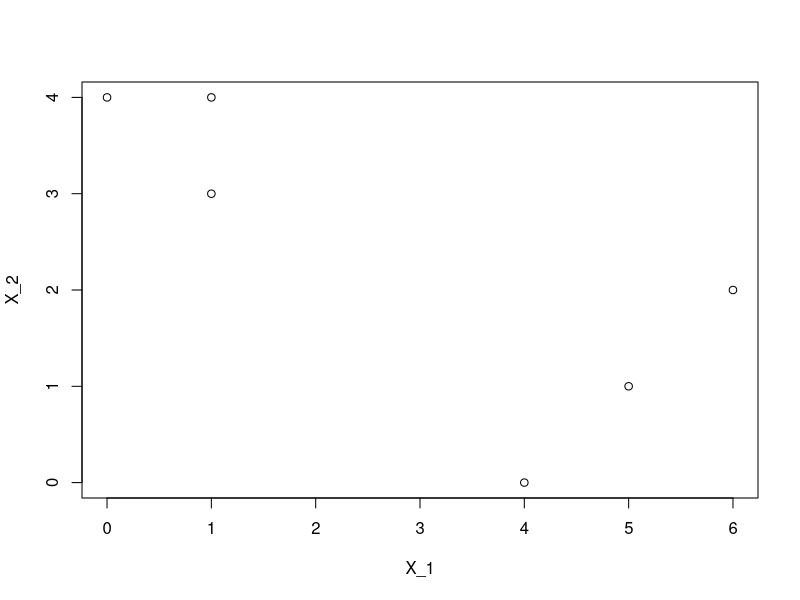
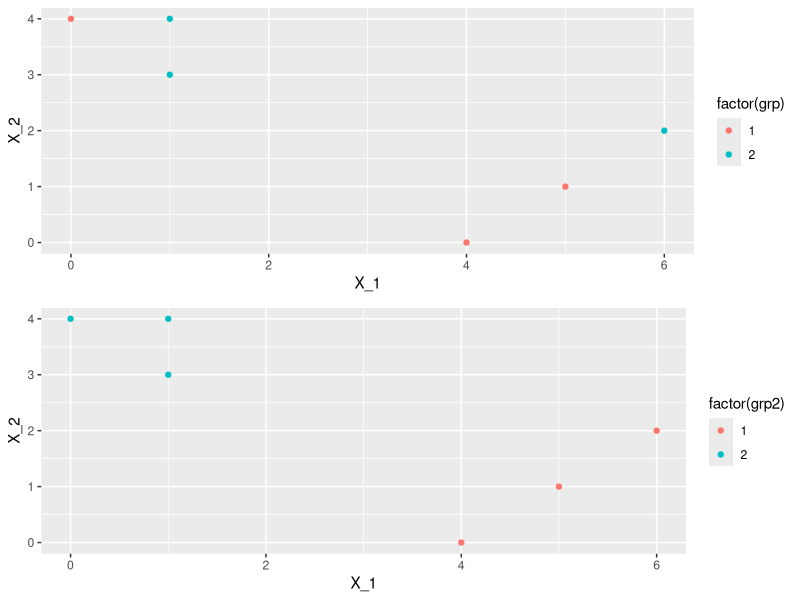

Write the R code that produced these figures, in order.
## ---- chunk 1
knitr::opts_chunk$set(echo = TRUE)

library(tidyverse)
## ---- chunk 2

data <- tibble(X_1 = c(1,1,0,5,6,4), X_2 = c(4,3,4,1,2,0))

plot(data)
samp <- sample(c(1,2), 6, replace = T)
data[samp==1, "grp"] <- 1
data[samp==2, "grp"] <- 2


centro_1 <- data %>% filter(grp == 1) %>% select(X_1, X_2) %>% colMeans() %>% c
centro_2 <- data %>% filter(grp == 2) %>% select(X_1, X_2) %>% colMeans() %>% c

afstand <- function(x,y) {
  sqrt(sum((x-y)^2))
}


afst_1 <- apply(data[,1:2],1,afstand,y=centro_1)
afst_2 <- apply(data[,1:2],1,afstand,y=centro_2)


data$grp2 <- if_else(afst_1 > afst_2, 2, 1)

centro_1 <- data %>% filter(grp2 == 1) %>% select(X_1, X_2) %>% colMeans() %>% c
centro_2 <- data %>% filter(grp2 == 2) %>% select(X_1, X_2) %>% colMeans() %>% c

afst_1 <- apply(data[,1:2],1,afstand,y=centro_1)
afst_2 <- apply(data[,1:2],1,afstand,y=centro_2)

data$grp3 <- if_else(afst_1 > afst_2, 2, 1)

p1 <- ggplot(data = data, aes(x = X_1, y = X_2, color = factor(grp))) +
  geom_point()
p2 <- ggplot(data = data, aes(x = X_1, y = X_2, color = factor(grp2))) +
  geom_point()

gridExtra::grid.arrange(p1,p2, nrow= 2)

